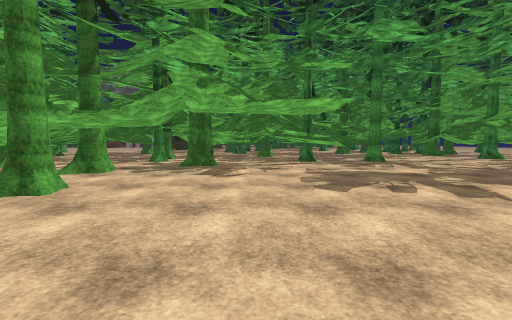
view 1 (above)

16 first-person views from a walk through a 3-D level made in the Unity game engine. The camera is 1.3 m above the floor, tilts 4° down and sees 90° across. The floor is counted in squares, 2 m on a side. Each view is taken from the middle of a square. On the plan, view 1 faces up. The plan holds only what a view shows up to about 9 squares ahead; the rest is blank. The place goes on beyond the plan. The player is left out. Door leaves are left out, so doorways stand open. Some surface patterns are stand-ins.

view 2
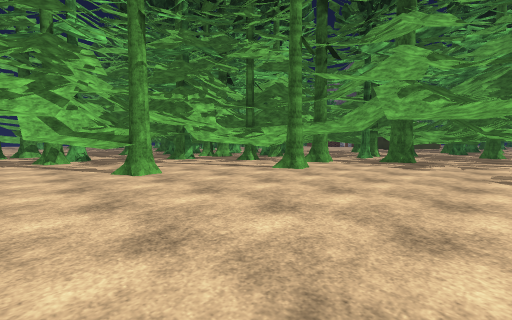

view 3
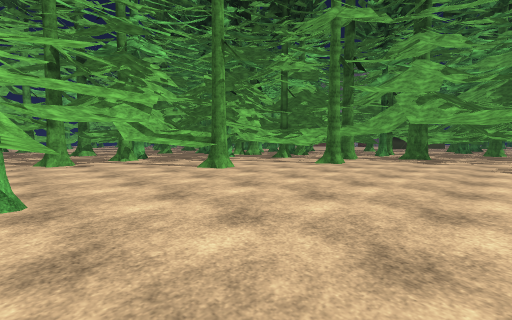

view 4
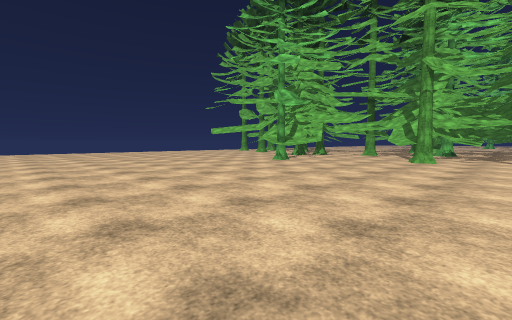

view 5
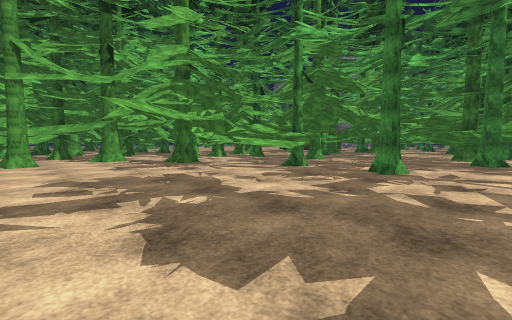

view 6
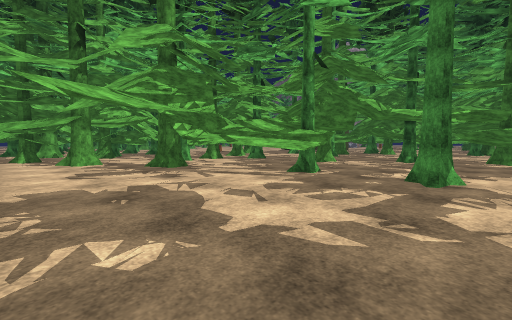

view 7
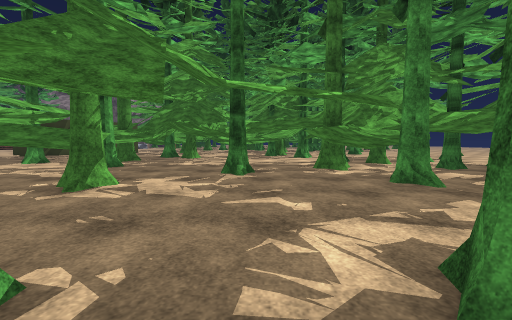

view 8
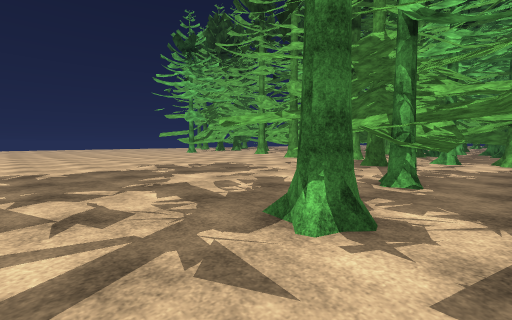

view 9
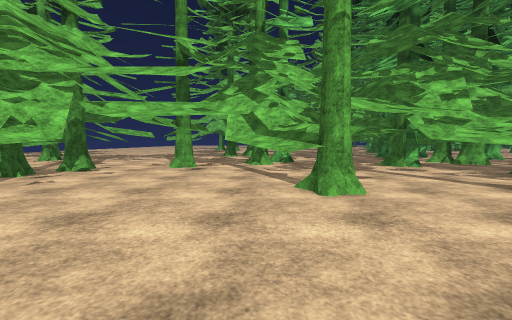

view 10
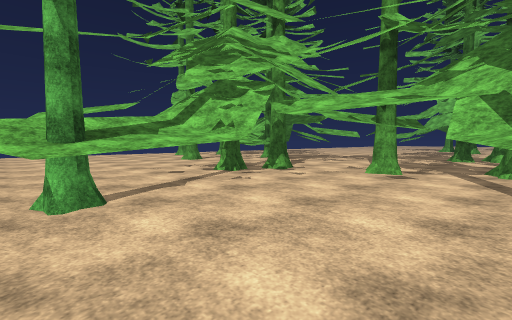

view 11
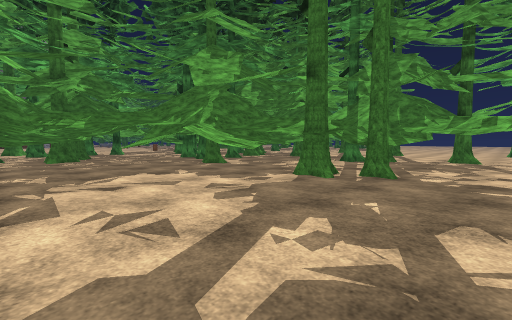

view 12
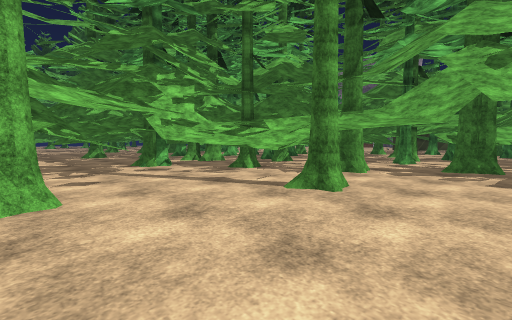

view 13
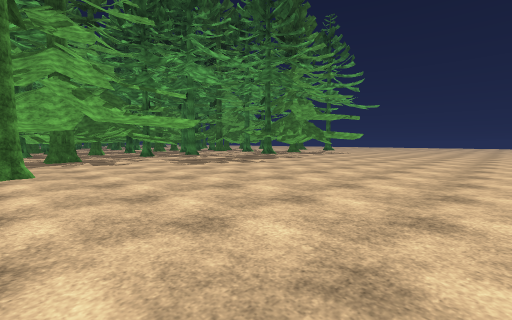

view 14
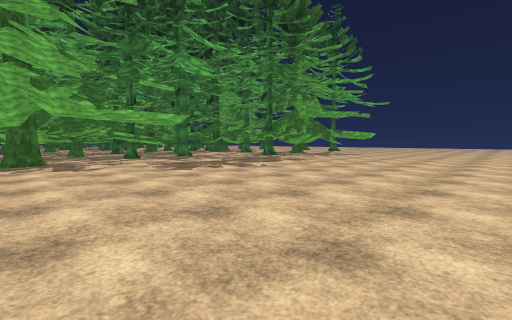

view 15
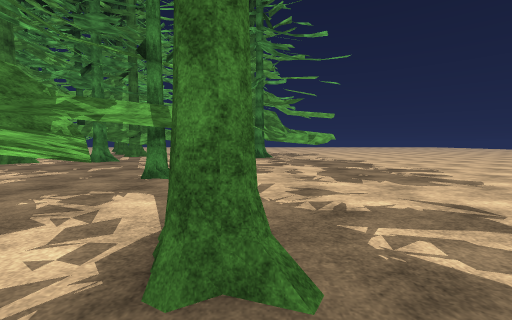

view 16
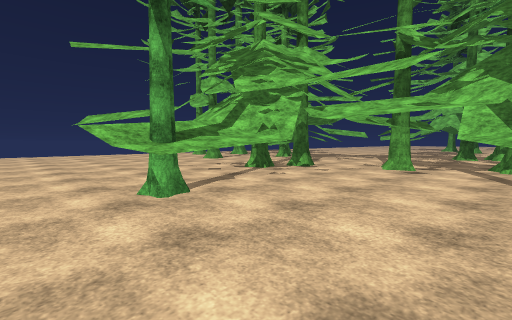

### Floor plan
Key: @ floor where view 1 was taken; # wall or solid block; . floor; ^ raised ledge; T pine tree.
Columns run from 18 left of view 1 to 6 right of it. Each row starts with its distance up from view 1.
 16                       ..
 15                  #    .#
 14                  #  ####
 13                  ##..####
 12                  ##.....T
 11                .T........
 10               #. ........
  9               #T ###T.T..
  8                .## ##....
  7             #...##.#.....
  6             ###..........
  5             ##...........
  4 ##       ######..........
  3 ..       #T  #.#.........
  2  .       ................
  1  .#      .  ^#...........
  0 ..####  ##...#....@......
 -1 ...#.#   #..##...........
 -2 .....## .................
 -3 ...... ...#..............
 -4 ........  ....##T.......

Where each view was taken, in squares from view 1:
view 1: 0 up, 0 right, facing up
view 2: 2 down, 1 right, facing up-left
view 3: 4 down, 1 right, facing up-left
view 4: 2 up, 5 right, facing down-left
view 5: 3 up, 6 right, facing up-left
view 6: 4 up, 5 right, facing up-left
view 7: 8 up, 3 right, facing up
view 8: 10 up, 6 right, facing down-left
view 9: 1 down, 1 left, facing left
view 10: 1 down, 2 left, facing down-left
view 11: 4 down, 18 left, facing up-right
view 12: 0 up, 1 left, facing up-left
view 13: 3 down, 3 left, facing up-right
view 14: 2 down, 2 left, facing up-right
view 15: 7 up, 3 left, facing right
view 16: 1 down, 1 left, facing down-left
